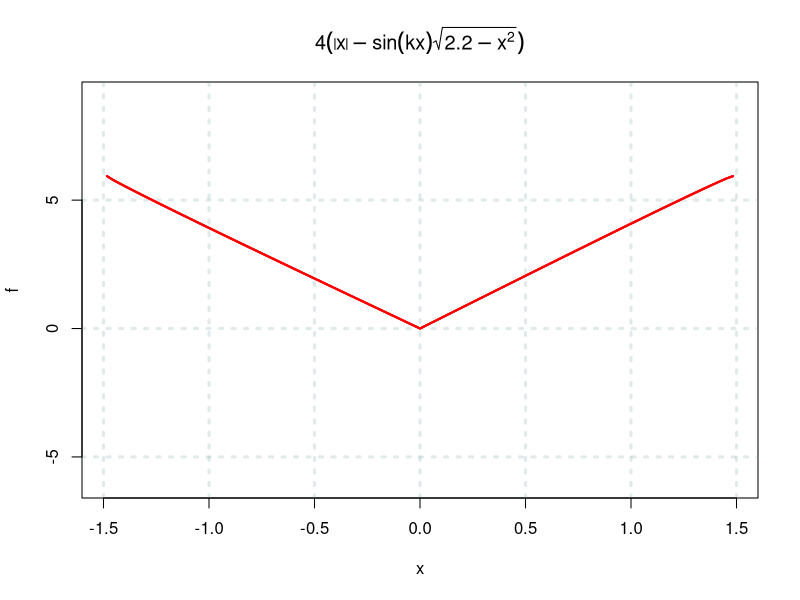
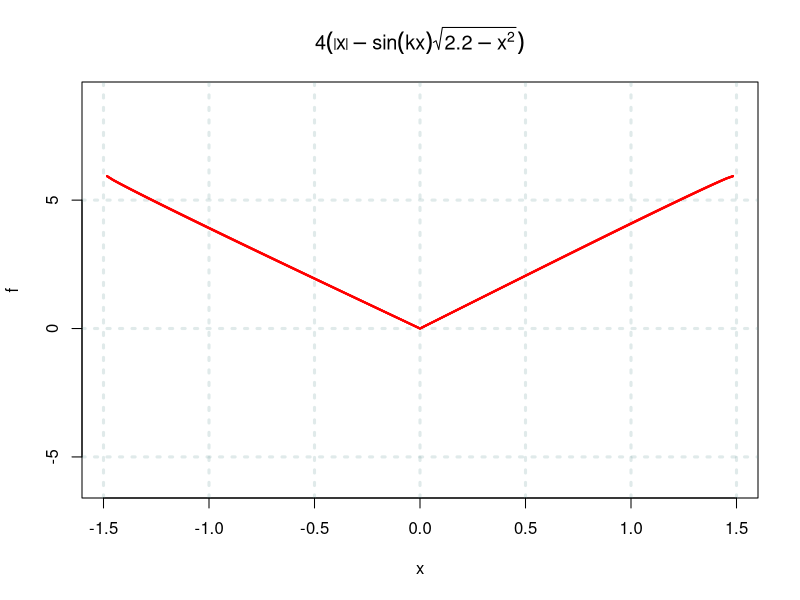
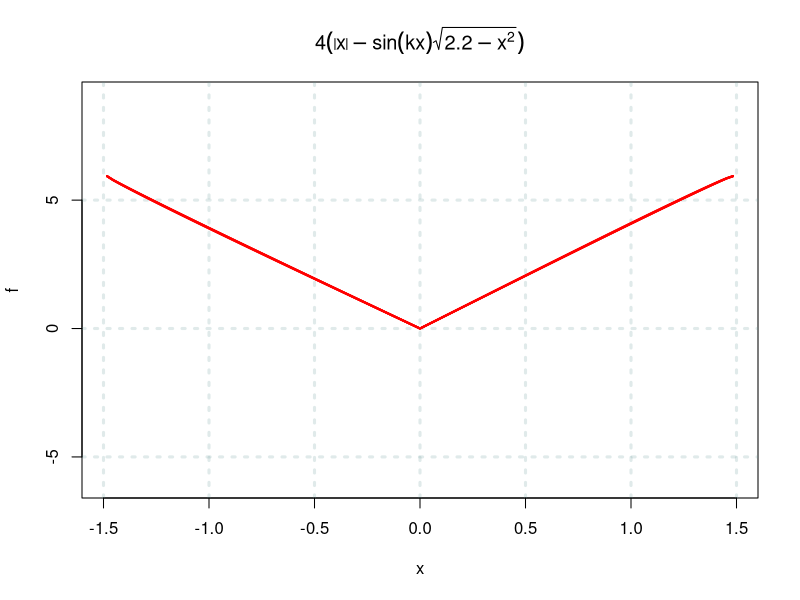
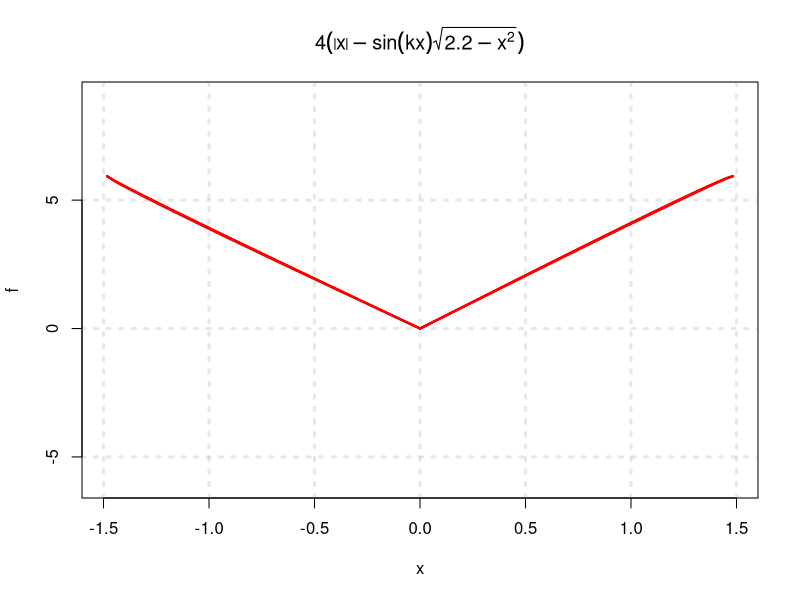
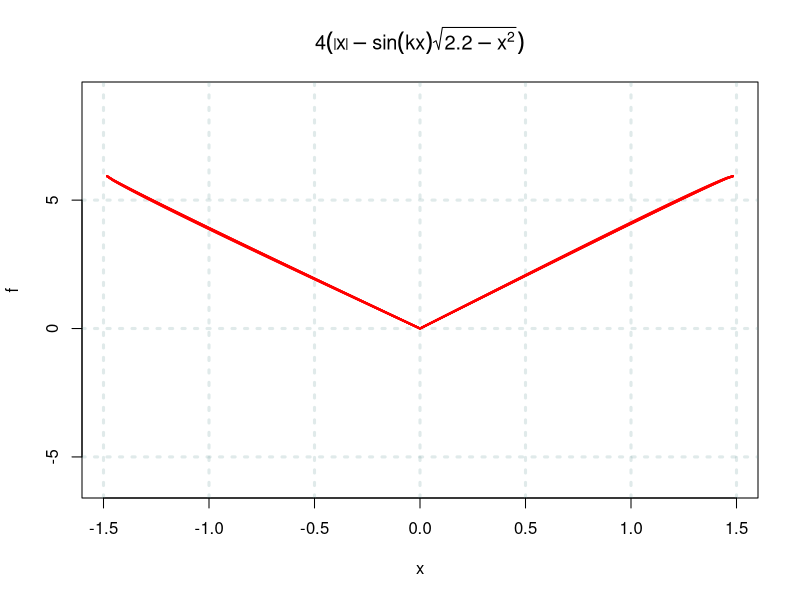
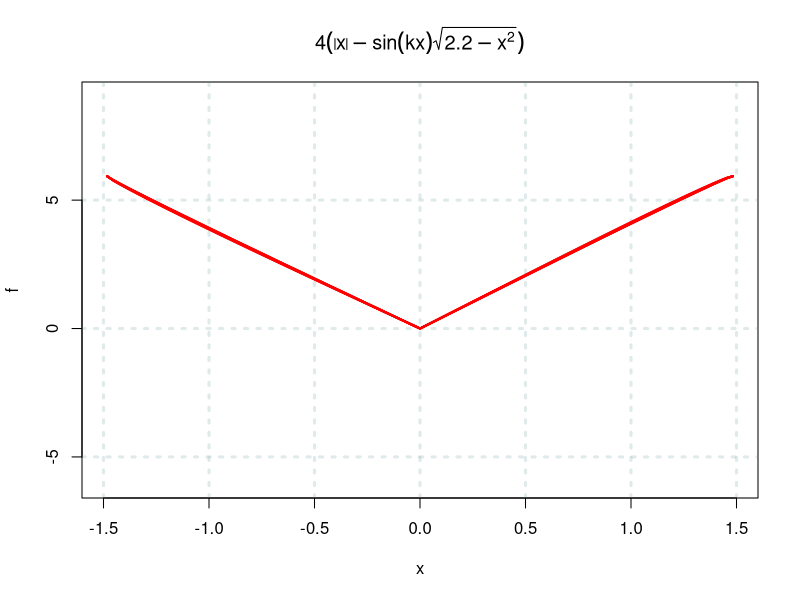
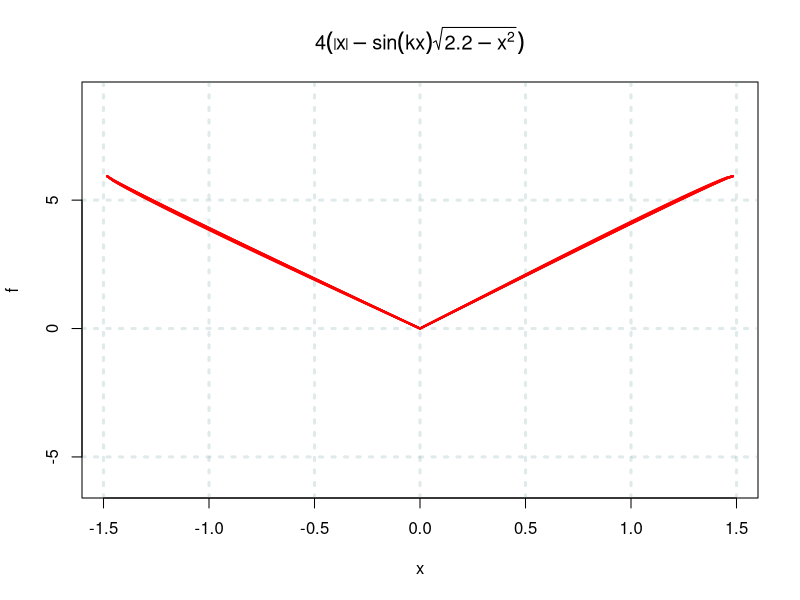
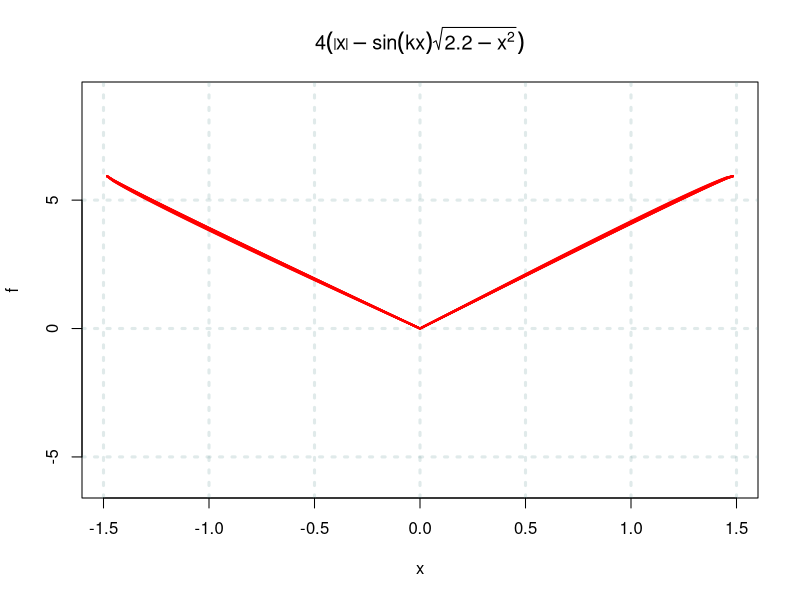

R code for these plots, in order:
## Una pequeña animacion 
## daniel-rojsanch

library(magick)   ## para crear animaciones

## declaramos la funcion y algunos obejetos que nos seran de utilidad
f <- function(x) 4*(abs(x) + sqrt(2.2 - x^2)*sin(kk*x))  
t <- seq(-4, 6, length.out = 100)
k <- exp(t)
a <- sqrt(2.2)

## crear graficos seperpuestos 
png('corazon%02d.png')  

for(j in 2:100){
    kk <- k[1]
    plot(f, lwd = 2, col = "red", xlim = c(-a, a), ylim = c(-6, 9), 
    main = expression( 4*(abs(x) - sin(kx)*sqrt(2.2 - x^2)) ))
    grid(lwd = 3, col = rgb(.4, .6, .6, .2))
    
    for(i in seq(1,j)){
    kk <- k[i] 
    curve(f, add = T, lwd = 2, col = "red")}}

dev.off()

## unimos todo nuestos grafico
imgs <- list.files(getwd(), full.names = TRUE)
imgs <- imgs[ grep("png", imgs) ]
img_list <- lapply(imgs, image_read)
img_joined <- image_join(img_list)
img_animated <- image_animate(img_joined, fps = 10)
img_animated

## lo gardamos y elimianos lo que no necesitamos
image_write(img_animated, path = "corazon.gif", format = "gif")
file.remove(list.files(pattern=".png"))
